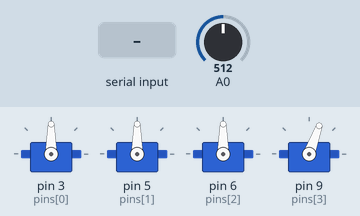
Simulated run of this sketch. Board: Arduino Uno, built with avr-gcc and run on an emulated ATmega328P. On the bench: 4 × servo. Inputs (shaded band) come from the test bench; at power-on: A0 = 512. What the sketch prints to the serial monitor is not drawn.

Above: at 1.2 s.
1.3 s: "90,45,200\n" received over Serial
At 2.5 s:
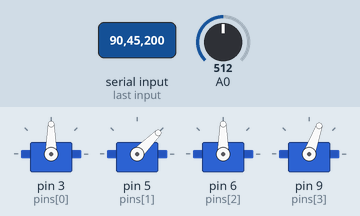
2.8 s: A0 set to 716
At 4.0 s:
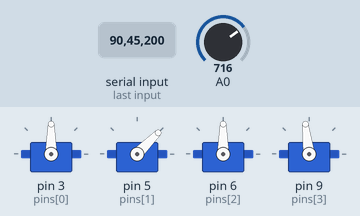
4.3 s: "30,150\n" received over Serial
At 4.7 s:
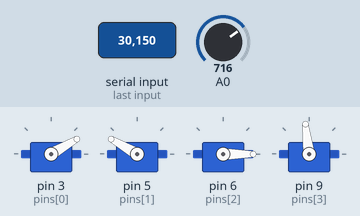
5.8 s: "5\n" received over Serial
At 6.9 s:
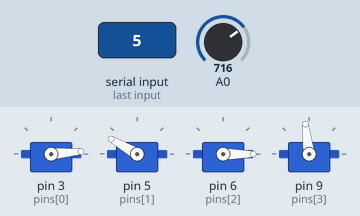
7.3 s: A0 set to 900
At 7.6 s:
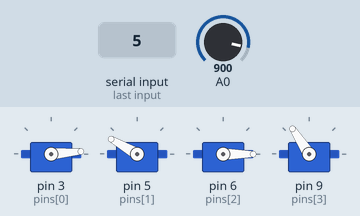
8.8 s: "30,150,10\n" received over Serial
At 9.5 s:
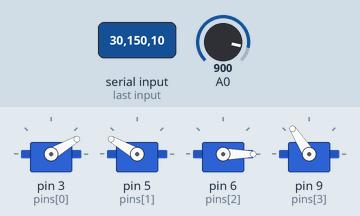
Timing chart, 0 to 11.3 s (numbered marks = the images above; inputs shaded):
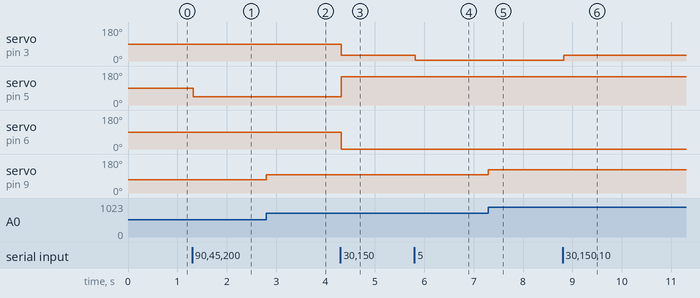

Measured:
- after the input at 1.3 s, servo on pin 5 (pins[1]): 90° → 45° at once
- after the input at 2.8 s, servo on pin 9 (pins[3]): 70° → 97° at once
- after the input at 4.3 s, servo on pin 3 (pins[0]): 90° → 30° at once; servo on pin 5 (pins[1]): 45° → 150° at once; servo on pin 6 (pins[2]): 90° → 0° at once
- after the input at 5.8 s, servo on pin 3 (pins[0]): 30° → 5° at once
- after the input at 7.3 s, servo on pin 9 (pins[3]): 97° → 123° at once
- after the input at 8.8 s, servo on pin 3 (pins[0]): 5° → 30° at once

The sketch:

serial_communication.ino
```cpp
#include <Servo.h>

int pins[4] = {3,5,6,9};
String val;

//Declare servos
Servo servo1;
Servo servo2;
Servo servo3;
Servo servo4;

Servo servos[4] = {servo1, servo2, servo3, servo4};

void setup() {
  // put your setup code here, to run once:
pinMode(3, OUTPUT);
pinMode(5, OUTPUT);
pinMode(6, OUTPUT);
pinMode(9, OUTPUT);
pinMode(A0, INPUT);
Serial.begin(9600);
Serial.setTimeout(10);
while(!Serial);
while (Serial.available()>0){
  Serial.read();
}

for (int i = 0; i<4; i++) {
  servos[i].attach(pins[i]);
}
}


void loop() {
  // put your main code here, to run repeatedly:
  if (Serial.available()>0) {
    val = Serial.readString();

    //Initialise values array to concatenate data
    String values[4] = {"", "", "", ""};

    //Run loop to concatenate data one at a time
    for (int i = 0; i<12; i++) {
      values[i/3] += val.charAt(i);
    }

    for (int i = 0; i<4; i++) {
      Serial.println(values[i]);
    }

    for (int i = 0; i<3; i++) {
      if (values[i] != "" && values[i].toInt()>=0 && values[i].toInt()<=180) {
          servos[i].write(values[i].toInt());
      }
    }
  }
  servos[3].write(map(analogRead(A0), 0, 1023, 0, 140));
}
```
